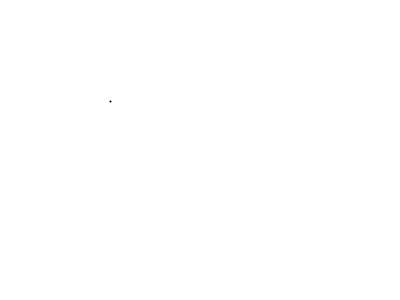
Frame 1 (no input)
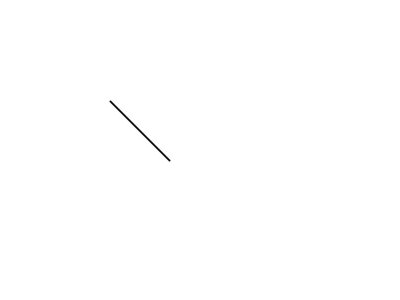
Frame 60 (the mouse pressed at the canvas centre just before this capture)
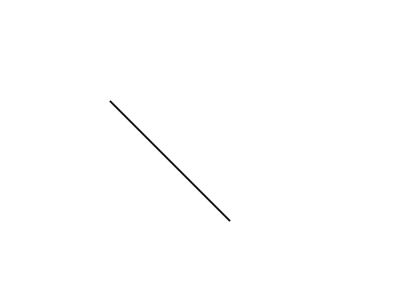
Frame 120 (the mouse held since frame 60 and released just before this capture)

The Processing sketch that drew these frames (run headless with seeded random() and noise(); from frame 60 on, the mouse is pressed at the canvas centre):

// Processing sketch: Exercise_extra_drawsketch2
// ── Exercise_extra_drawsketch2.pde
// why does it break at some point?

float x = 110;
float y = 101;
float dirx = 1;
float diry = 1;


void setup() {
  background(255);
  size(400, 300);
  frameRate(200);
}

void draw() {
float speed = random(1, 3);
  //background(255);
  strokeWeight(2);
  point(x, y);
  

  x = x + dirx;
  y = y + diry;

  if ((x >= width) || (x <= 0)) {
    dirx *= -1;
  } 
  if ((y >= height) || (y <= 0)) {
    diry *= -1;
  }
  
  x = constrain(x, -1, width+1);
  y = constrain(y, -1, height+1);
  println("x: " + x);
  println("y: " + y);
}
